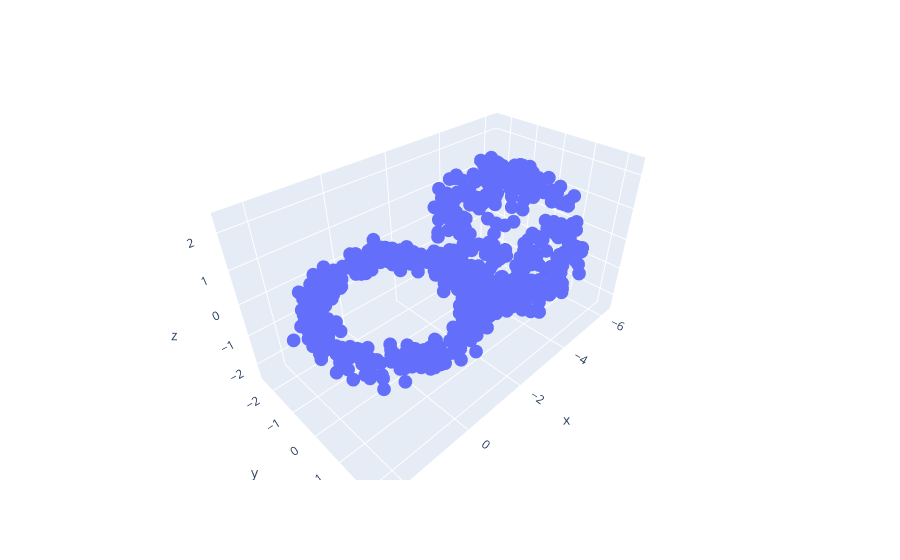

Notebook source saved alongside this figure:
### Code cell
import plotly.express as px
tc = ToroidalCoords(X, n_landmarks=len(X))
tc_theta = tc.get_coordinates(cocycle_idxs=[0])
px.scatter_3d(x=X[tc._idx_land,0], y=X[tc._idx_land,1], z=X[tc._idx_land,2])

### Figure 1 — Plotly figure (JSON) as saved in the notebook; plotly's stock layout.template omitted (floating-point values rounded to 4 significant figures; data arrays with more than 128 entries replaced by an {"elided": "..."} marker saying what was removed)
{"data": [{"hovertemplate": "x=%{x}<br>y=%{y}<br>z=%{z}<extra></extra>", "legendgroup": "", "marker": {"color": "#636efa", "symbol": "circle"}, "mode": "markers", "name": "", "scene": "scene", "showlegend": false, "type": "scatter3d", "x": {"elided": "800 float values"}, "y": {"elided": "800 float values"}, "z": {"elided": "800 float values"}}], "layout": {"legend": {"tracegroupgap": 0}, "margin": {"t": 60}, "scene": {"domain": {"x": [0, 1], "y": [0, 1]}, "xaxis": {"title": {"text": "x"}}, "yaxis": {"title": {"text": "y"}}, "zaxis": {"title": {"text": "z"}}}}}
